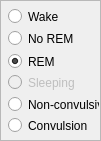
     <widget class="QFrame" name="frame">
      <property name="geometry">
       <rect>
        <x>281</x>
        <y>257</y>
        <width>101</width>
        <height>141</height>
       </rect>
      </property>
      <property name="frameShape">
       <enum>QFrame::StyledPanel</enum>
      </property>
      <property name="frameShadow">
       <enum>QFrame::Raised</enum>
      </property>
      <widget class="QRadioButton" name="radioButtonWake">
       <property name="enabled">
        <bool>true</bool>
       </property>
       <property name="geometry">
        <rect>
         <x>8</x>
         <y>5</y>
         <width>119</width>
         <height>23</height>
        </rect>
       </property>
       <property name="text">
        <string>Wake</string>
       </property>
       <property name="checked">
        <bool>false</bool>
       </property>
      </widget>
      <widget class="QRadioButton" name="radioButtonNoREM">
       <property name="geometry">
        <rect>
         <x>8</x>
         <y>27</y>
         <width>119</width>
         <height>23</height>
        </rect>
       </property>
       <property name="text">
        <string>No REM</string>
       </property>
       <property name="autoExclusive">
        <bool>true</bool>
       </property>
      </widget>
      <widget class="QRadioButton" name="radioButtonREM">
       <property name="geometry">
        <rect>
         <x>8</x>
         <y>50</y>
         <width>119</width>
         <height>23</height>
        </rect>
       </property>
       <property name="text">
        <string>REM</string>
       </property>
       <property name="checked">
        <bool>true</bool>
       </property>
       <property name="autoExclusive">
        <bool>true</bool>
       </property>
      </widget>
      <widget class="QRadioButton" name="radioButtonConvulsion">
       <property name="enabled">
        <bool>true</bool>
       </property>
       <property name="geometry">
        <rect>
         <x>8</x>
         <y>114</y>
         <width>119</width>
         <height>23</height>
        </rect>
       </property>
       <property name="text">
        <string>Convulsion</string>
       </property>
      </widget>
      <widget class="QRadioButton" name="radioButtonSleeping">
       <property name="enabled">
        <bool>false</bool>
       </property>
       <property name="geometry">
        <rect>
         <x>8</x>
         <y>74</y>
         <width>82</width>
         <height>17</height>
        </rect>
       </property>
       <property name="text">
        <string>Sleeping</string>
       </property>
      </widget>
      <widget class="QRadioButton" name="radioButtonNonConvulsive">
       <property name="enabled">
        <bool>true</bool>
       </property>
       <property name="geometry">
        <rect>
         <x>8</x>
         <y>96</y>
         <width>91</width>
         <height>17</height>
        </rect>
       </property>
       <property name="text">
        <string>Non-convulsive</string>
       </property>
      </widget>
     </widget>
